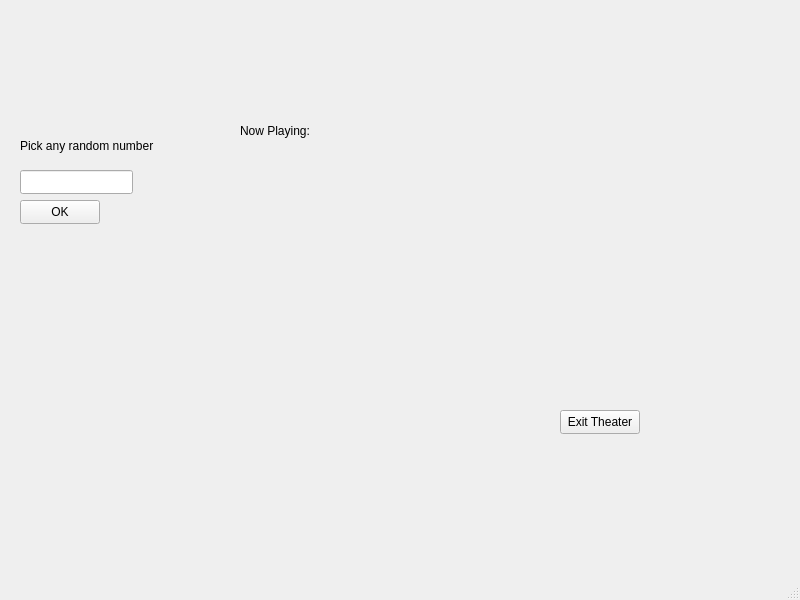
<?xml version="1.0" encoding="UTF-8"?>
<ui version="4.0">
 <class>MainWindow</class>
 <widget class="QMainWindow" name="MainWindow">
  <property name="geometry">
   <rect>
    <x>0</x>
    <y>0</y>
    <width>800</width>
    <height>600</height>
   </rect>
  </property>
  <property name="windowTitle">
   <string>MainWindow</string>
  </property>
  <widget class="QWidget" name="centralwidget">
   <widget class="QLabel" name="label">
    <property name="geometry">
     <rect>
      <x>0</x>
      <y>0</y>
      <width>801</width>
      <height>511</height>
     </rect>
    </property>
    <property name="text">
     <string/>
    </property>
    <property name="pixmap">
     <pixmap resource="Images.qrc">:/yuh.png</pixmap>
    </property>
    <property name="scaledContents">
     <bool>true</bool>
    </property>
   </widget>
   <widget class="QLabel" name="label_2">
    <property name="geometry">
     <rect>
      <x>20</x>
      <y>120</y>
      <width>181</width>
      <height>51</height>
     </rect>
    </property>
    <property name="autoFillBackground">
     <bool>true</bool>
    </property>
    <property name="text">
     <string>Pick any random number</string>
    </property>
   </widget>
   <widget class="QLabel" name="label_3">
    <property name="geometry">
     <rect>
      <x>240</x>
      <y>150</y>
      <width>141</width>
      <height>31</height>
     </rect>
    </property>
    <property name="autoFillBackground">
     <bool>true</bool>
    </property>
    <property name="text">
     <string/>
    </property>
   </widget>
   <widget class="QLineEdit" name="lineEdit">
    <property name="geometry">
     <rect>
      <x>20</x>
      <y>170</y>
      <width>113</width>
      <height>24</height>
     </rect>
    </property>
   </widget>
   <widget class="QPushButton" name="pushButton">
    <property name="geometry">
     <rect>
      <x>20</x>
      <y>200</y>
      <width>80</width>
      <height>24</height>
     </rect>
    </property>
    <property name="text">
     <string>OK</string>
    </property>
   </widget>
   <widget class="QPushButton" name="pushButton_2">
    <property name="geometry">
     <rect>
      <x>560</x>
      <y>410</y>
      <width>80</width>
      <height>24</height>
     </rect>
    </property>
    <property name="text">
     <string>Exit Theater</string>
    </property>
   </widget>
   <widget class="QLabel" name="label_4">
    <property name="geometry">
     <rect>
      <x>240</x>
      <y>120</y>
      <width>101</width>
      <height>21</height>
     </rect>
    </property>
    <property name="autoFillBackground">
     <bool>true</bool>
    </property>
    <property name="text">
     <string>Now Playing:</string>
    </property>
   </widget>
  </widget>
  <widget class="QMenuBar" name="menubar">
   <property name="geometry">
    <rect>
     <x>0</x>
     <y>0</y>
     <width>800</width>
     <height>21</height>
    </rect>
   </property>
  </widget>
  <widget class="QStatusBar" name="statusbar"/>
 </widget>
 <resources>
  <include location="Images.qrc"/>
 </resources>
 <connections/>
</ui>
